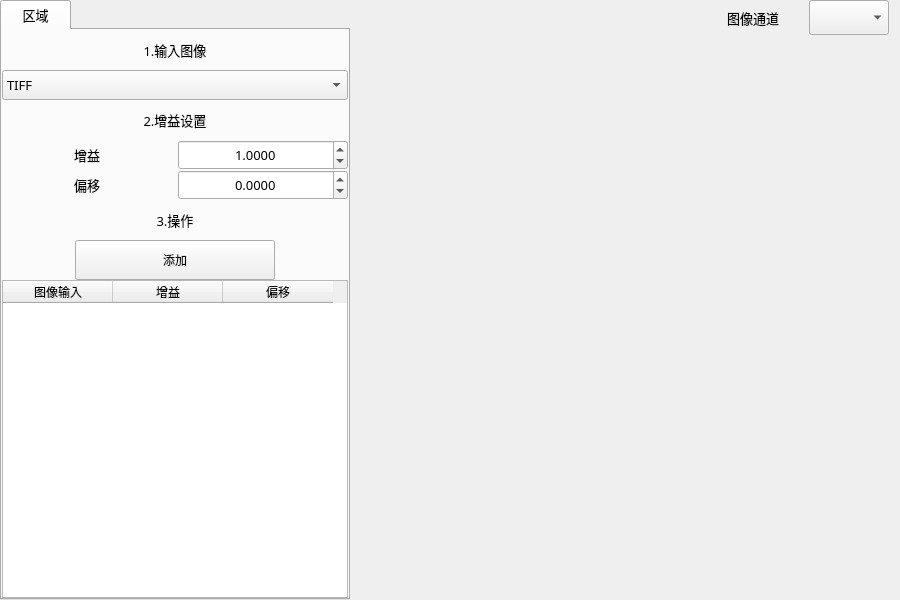
<?xml version="1.0" encoding="UTF-8"?>
<ui version="4.0">
 <class>frmScaleToolClass</class>
 <widget class="QWidget" name="frmScaleToolClass">
  <property name="geometry">
   <rect>
    <x>0</x>
    <y>0</y>
    <width>900</width>
    <height>600</height>
   </rect>
  </property>
  <property name="sizePolicy">
   <sizepolicy hsizetype="Preferred" vsizetype="Preferred">
    <horstretch>0</horstretch>
    <verstretch>0</verstretch>
   </sizepolicy>
  </property>
  <property name="minimumSize">
   <size>
    <width>900</width>
    <height>600</height>
   </size>
  </property>
  <property name="maximumSize">
   <size>
    <width>16777215</width>
    <height>16777215</height>
   </size>
  </property>
  <property name="windowTitle">
   <string>图像缩放</string>
  </property>
  <layout class="QVBoxLayout" name="verticalLayout_2">
   <property name="spacing">
    <number>0</number>
   </property>
   <property name="leftMargin">
    <number>0</number>
   </property>
   <property name="topMargin">
    <number>0</number>
   </property>
   <property name="rightMargin">
    <number>0</number>
   </property>
   <property name="bottomMargin">
    <number>0</number>
   </property>
   <item>
    <layout class="QHBoxLayout" name="horizontalLayout" stretch="1,3">
     <property name="spacing">
      <number>0</number>
     </property>
     <item>
      <widget class="QTabWidget" name="tabWidget">
       <property name="sizePolicy">
        <sizepolicy hsizetype="Preferred" vsizetype="Expanding">
         <horstretch>0</horstretch>
         <verstretch>0</verstretch>
        </sizepolicy>
       </property>
       <property name="minimumSize">
        <size>
         <width>350</width>
         <height>400</height>
        </size>
       </property>
       <property name="maximumSize">
        <size>
         <width>16777215</width>
         <height>16777215</height>
        </size>
       </property>
       <property name="font">
        <font>
         <family>微软雅黑</family>
         <pointsize>10</pointsize>
        </font>
       </property>
       <property name="currentIndex">
        <number>0</number>
       </property>
       <property name="movable">
        <bool>false</bool>
       </property>
       <widget class="QWidget" name="ROITab">
        <attribute name="title">
         <string>   区域   </string>
        </attribute>
        <layout class="QVBoxLayout" name="verticalLayout_3">
         <property name="spacing">
          <number>0</number>
         </property>
         <property name="leftMargin">
          <number>0</number>
         </property>
         <property name="topMargin">
          <number>0</number>
         </property>
         <property name="rightMargin">
          <number>0</number>
         </property>
         <property name="bottomMargin">
          <number>0</number>
         </property>
         <item>
          <widget class="QWidget" name="groupImage_3" native="true">
           <property name="minimumSize">
            <size>
             <width>0</width>
             <height>60</height>
            </size>
           </property>
           <property name="maximumSize">
            <size>
             <width>16777215</width>
             <height>100</height>
            </size>
           </property>
           <property name="font">
            <font>
             <family>微软雅黑</family>
             <pointsize>10</pointsize>
            </font>
           </property>
           <layout class="QGridLayout" name="gridLayout">
            <property name="leftMargin">
             <number>0</number>
            </property>
            <property name="topMargin">
             <number>0</number>
            </property>
            <property name="rightMargin">
             <number>0</number>
            </property>
            <property name="bottomMargin">
             <number>0</number>
            </property>
            <property name="spacing">
             <number>0</number>
            </property>
            <item row="1" column="0">
             <widget class="QComboBox" name="cbx_ImgInPut">
              <property name="minimumSize">
               <size>
                <width>80</width>
                <height>30</height>
               </size>
              </property>
              <property name="font">
               <font>
                <family>微软雅黑</family>
                <pointsize>10</pointsize>
               </font>
              </property>
              <property name="focusPolicy">
               <enum>Qt::WheelFocus</enum>
              </property>
              <property name="editable">
               <bool>false</bool>
              </property>
              <property name="currentIndex">
               <number>4</number>
              </property>
              <item>
               <property name="text">
                <string>JPG</string>
               </property>
              </item>
              <item>
               <property name="text">
                <string>JPEG</string>
               </property>
              </item>
              <item>
               <property name="text">
                <string>PNG</string>
               </property>
              </item>
              <item>
               <property name="text">
                <string>BMP</string>
               </property>
              </item>
              <item>
               <property name="text">
                <string>TIFF</string>
               </property>
              </item>
             </widget>
            </item>
            <item row="0" column="0">
             <widget class="QLabel" name="label">
              <property name="minimumSize">
               <size>
                <width>0</width>
                <height>40</height>
               </size>
              </property>
              <property name="text">
               <string>1.输入图像</string>
              </property>
              <property name="alignment">
               <set>Qt::AlignCenter</set>
              </property>
             </widget>
            </item>
           </layout>
          </widget>
         </item>
         <item>
          <widget class="QWidget" name="groupC4" native="true">
           <property name="minimumSize">
            <size>
             <width>0</width>
             <height>100</height>
            </size>
           </property>
           <property name="font">
            <font>
             <family>微软雅黑</family>
             <pointsize>10</pointsize>
            </font>
           </property>
           <layout class="QVBoxLayout" name="verticalLayout">
            <property name="spacing">
             <number>0</number>
            </property>
            <property name="leftMargin">
             <number>0</number>
            </property>
            <property name="topMargin">
             <number>0</number>
            </property>
            <property name="rightMargin">
             <number>0</number>
            </property>
            <property name="bottomMargin">
             <number>0</number>
            </property>
            <item>
             <widget class="QLabel" name="label_2">
              <property name="minimumSize">
               <size>
                <width>0</width>
                <height>40</height>
               </size>
              </property>
              <property name="text">
               <string>2.增益设置</string>
              </property>
              <property name="alignment">
               <set>Qt::AlignCenter</set>
              </property>
             </widget>
            </item>
            <item>
             <layout class="QHBoxLayout" name="horizontalLayout_2">
              <item>
               <widget class="QLabel" name="label_15">
                <property name="minimumSize">
                 <size>
                  <width>80</width>
                  <height>30</height>
                 </size>
                </property>
                <property name="styleSheet">
                 <string notr="true">background: transparent;</string>
                </property>
                <property name="text">
                 <string>增益</string>
                </property>
                <property name="alignment">
                 <set>Qt::AlignCenter</set>
                </property>
               </widget>
              </item>
              <item>
               <widget class="QDoubleSpinBox" name="spBx_Scale">
                <property name="minimumSize">
                 <size>
                  <width>80</width>
                  <height>30</height>
                 </size>
                </property>
                <property name="alignment">
                 <set>Qt::AlignCenter</set>
                </property>
                <property name="decimals">
                 <number>4</number>
                </property>
                <property name="minimum">
                 <double>-1000000000000000019884624838656.000000000000000</double>
                </property>
                <property name="maximum">
                 <double>1000000000000000019884624838656.000000000000000</double>
                </property>
                <property name="singleStep">
                 <double>0.100000000000000</double>
                </property>
                <property name="value">
                 <double>1.000000000000000</double>
                </property>
               </widget>
              </item>
             </layout>
            </item>
            <item>
             <layout class="QHBoxLayout" name="horizontalLayout_6">
              <item>
               <widget class="QLabel" name="label_16">
                <property name="minimumSize">
                 <size>
                  <width>80</width>
                  <height>30</height>
                 </size>
                </property>
                <property name="styleSheet">
                 <string notr="true">background: transparent;</string>
                </property>
                <property name="text">
                 <string>偏移</string>
                </property>
                <property name="alignment">
                 <set>Qt::AlignCenter</set>
                </property>
               </widget>
              </item>
              <item>
               <widget class="QDoubleSpinBox" name="spBx_Offset">
                <property name="minimumSize">
                 <size>
                  <width>80</width>
                  <height>30</height>
                 </size>
                </property>
                <property name="alignment">
                 <set>Qt::AlignCenter</set>
                </property>
                <property name="decimals">
                 <number>4</number>
                </property>
                <property name="minimum">
                 <double>-1000000000000000019884624838656.000000000000000</double>
                </property>
                <property name="maximum">
                 <double>1000000000000000019884624838656.000000000000000</double>
                </property>
                <property name="singleStep">
                 <double>0.100000000000000</double>
                </property>
                <property name="value">
                 <double>0.000000000000000</double>
                </property>
               </widget>
              </item>
             </layout>
            </item>
           </layout>
          </widget>
         </item>
         <item>
          <widget class="QWidget" name="groupC4_4" native="true">
           <property name="minimumSize">
            <size>
             <width>0</width>
             <height>60</height>
            </size>
           </property>
           <property name="font">
            <font>
             <family>微软雅黑</family>
             <pointsize>10</pointsize>
            </font>
           </property>
           <layout class="QGridLayout" name="gridLayout_4" rowstretch="0,0">
            <property name="leftMargin">
             <number>0</number>
            </property>
            <property name="topMargin">
             <number>0</number>
            </property>
            <property name="rightMargin">
             <number>0</number>
            </property>
            <property name="bottomMargin">
             <number>0</number>
            </property>
            <property name="spacing">
             <number>0</number>
            </property>
            <item row="1" column="0">
             <widget class="QPushButton" name="btnAddROI">
              <property name="sizePolicy">
               <sizepolicy hsizetype="Fixed" vsizetype="Fixed">
                <horstretch>0</horstretch>
                <verstretch>0</verstretch>
               </sizepolicy>
              </property>
              <property name="minimumSize">
               <size>
                <width>200</width>
                <height>40</height>
               </size>
              </property>
              <property name="font">
               <font>
                <family>微软雅黑</family>
                <pointsize>9</pointsize>
               </font>
              </property>
              <property name="focusPolicy">
               <enum>Qt::NoFocus</enum>
              </property>
              <property name="text">
               <string>添加</string>
              </property>
             </widget>
            </item>
            <item row="0" column="0">
             <widget class="QLabel" name="label_3">
              <property name="minimumSize">
               <size>
                <width>0</width>
                <height>40</height>
               </size>
              </property>
              <property name="text">
               <string>3.操作</string>
              </property>
              <property name="alignment">
               <set>Qt::AlignCenter</set>
              </property>
             </widget>
            </item>
           </layout>
          </widget>
         </item>
         <item>
          <widget class="QTableWidget" name="tableWidget">
           <attribute name="horizontalHeaderDefaultSectionSize">
            <number>110</number>
           </attribute>
           <attribute name="verticalHeaderShowSortIndicator" stdset="0">
            <bool>false</bool>
           </attribute>
           <attribute name="verticalHeaderStretchLastSection">
            <bool>false</bool>
           </attribute>
           <column>
            <property name="text">
             <string>图像输入</string>
            </property>
           </column>
           <column>
            <property name="text">
             <string>增益</string>
            </property>
           </column>
           <column>
            <property name="text">
             <string>偏移</string>
            </property>
           </column>
          </widget>
         </item>
        </layout>
       </widget>
      </widget>
     </item>
     <item>
      <layout class="QGridLayout" name="imageLayout">
       <property name="spacing">
        <number>1</number>
       </property>
       <item row="0" column="0">
        <widget class="QWidget" name="widget" native="true">
         <property name="minimumSize">
          <size>
           <width>0</width>
           <height>35</height>
          </size>
         </property>
         <property name="maximumSize">
          <size>
           <width>16777215</width>
           <height>16777215</height>
          </size>
         </property>
         <layout class="QHBoxLayout" name="horizontalLayout_5" stretch="1,0">
          <property name="spacing">
           <number>0</number>
          </property>
          <property name="topMargin">
           <number>0</number>
          </property>
          <property name="bottomMargin">
           <number>0</number>
          </property>
          <item>
           <spacer name="horizontalSpacer_4">
            <property name="orientation">
             <enum>Qt::Horizontal</enum>
            </property>
            <property name="sizeHint" stdset="0">
             <size>
              <width>40</width>
              <height>20</height>
             </size>
            </property>
           </spacer>
          </item>
          <item>
           <widget class="QWidget" name="widget_Img" native="true">
            <layout class="QHBoxLayout" name="LayOut_Img_2">
             <property name="leftMargin">
              <number>0</number>
             </property>
             <property name="topMargin">
              <number>0</number>
             </property>
             <property name="rightMargin">
              <number>0</number>
             </property>
             <property name="bottomMargin">
              <number>0</number>
             </property>
             <item>
              <widget class="QLabel" name="label_8">
               <property name="minimumSize">
                <size>
                 <width>100</width>
                 <height>0</height>
                </size>
               </property>
               <property name="font">
                <font>
                 <family>微软雅黑</family>
                 <pointsize>10</pointsize>
                </font>
               </property>
               <property name="styleSheet">
                <string notr="true">background: transparent;</string>
               </property>
               <property name="text">
                <string>图像通道</string>
               </property>
               <property name="alignment">
                <set>Qt::AlignCenter</set>
               </property>
              </widget>
             </item>
             <item>
              <widget class="QComboBox" name="cbx_Camerachannal">
               <property name="minimumSize">
                <size>
                 <width>80</width>
                 <height>35</height>
                </size>
               </property>
               <property name="font">
                <font>
                 <family>微软雅黑</family>
                 <pointsize>10</pointsize>
                </font>
               </property>
              </widget>
             </item>
            </layout>
           </widget>
          </item>
         </layout>
        </widget>
       </item>
       <item row="1" column="0">
        <widget class="QStackedWidget" name="stackedWidget">
         <property name="minimumSize">
          <size>
           <width>700</width>
           <height>400</height>
          </size>
         </property>
         <property name="currentIndex">
          <number>0</number>
         </property>
         <widget class="QWidget" name="ImgShow">
          <property name="minimumSize">
           <size>
            <width>800</width>
            <height>600</height>
           </size>
          </property>
          <layout class="QGridLayout" name="imageShowLayout">
           <property name="leftMargin">
            <number>0</number>
           </property>
           <property name="topMargin">
            <number>0</number>
           </property>
           <property name="rightMargin">
            <number>0</number>
           </property>
           <property name="bottomMargin">
            <number>0</number>
           </property>
           <property name="spacing">
            <number>0</number>
           </property>
          </layout>
         </widget>
        </widget>
       </item>
      </layout>
     </item>
    </layout>
   </item>
  </layout>
 </widget>
 <layoutdefault spacing="6" margin="11"/>
 <resources>
  <include location="../../../QApplication/saribbonresouce.qrc"/>
 </resources>
 <connections/>
 <slots>
  <slot>somPdada()</slot>
 </slots>
</ui>
